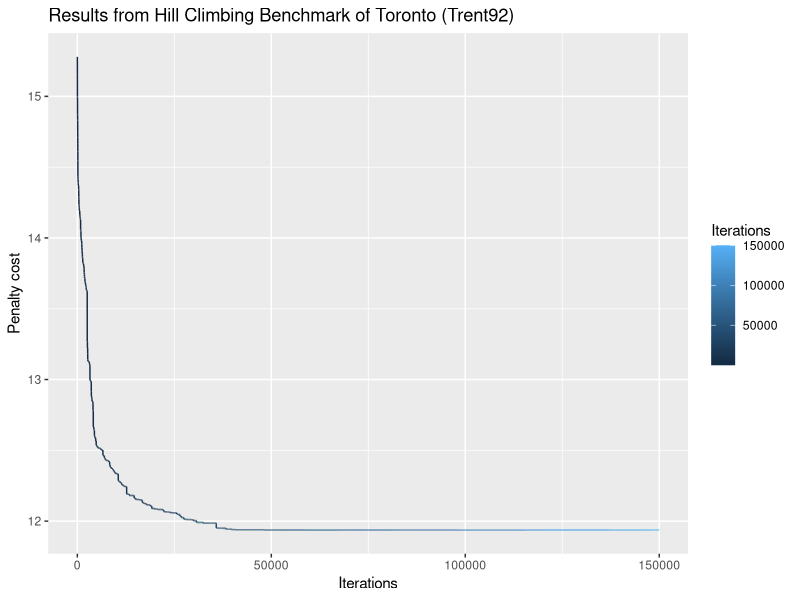
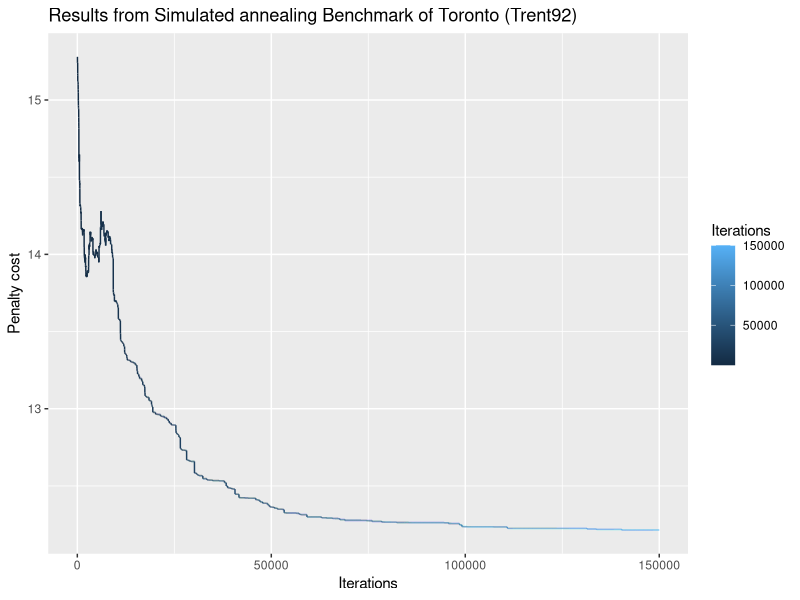
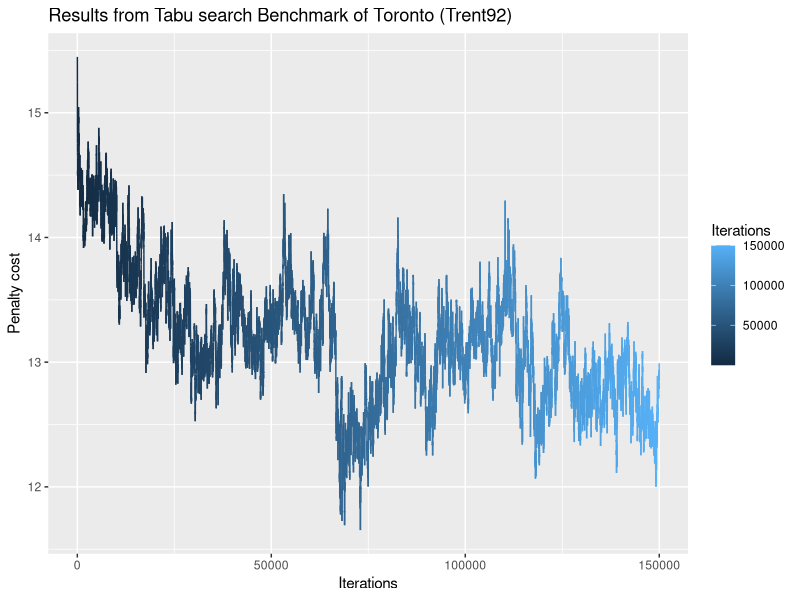
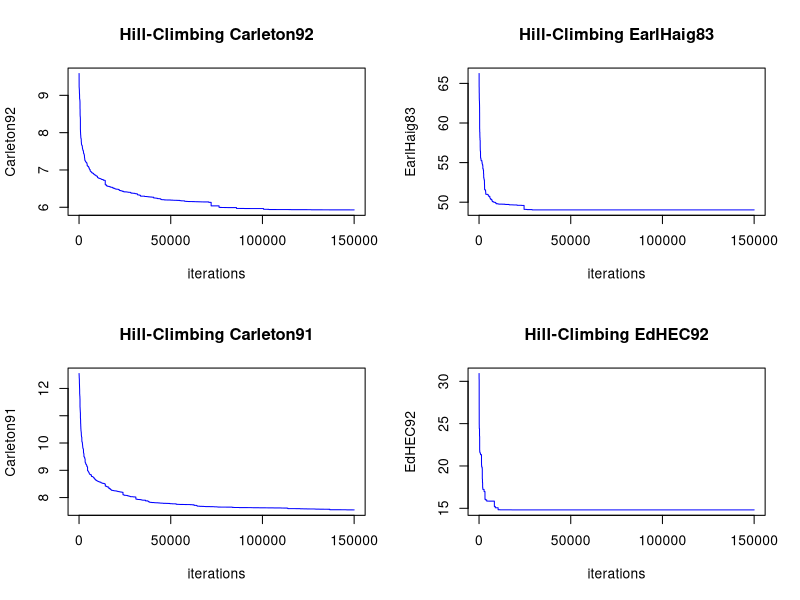
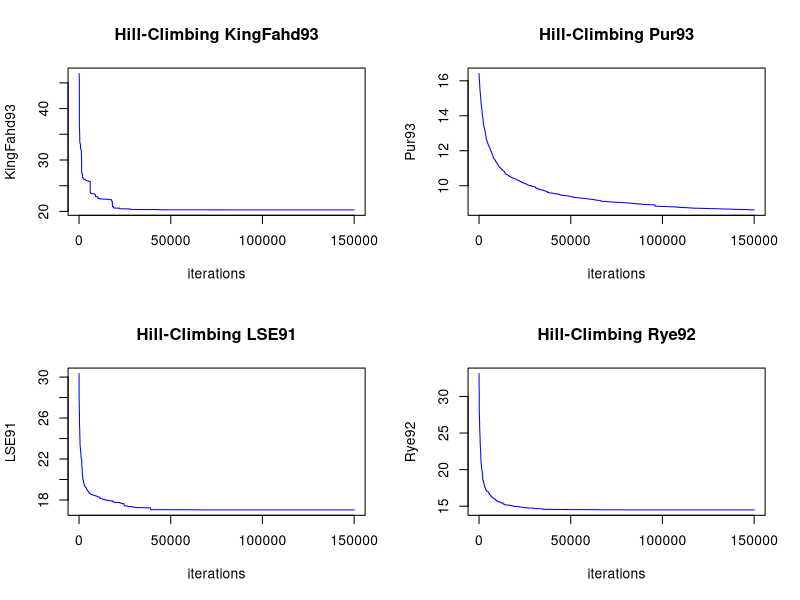
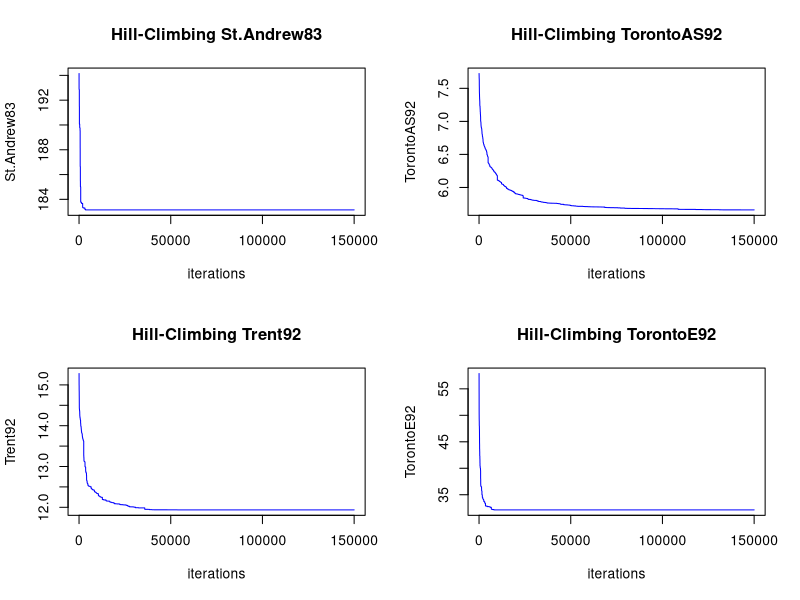
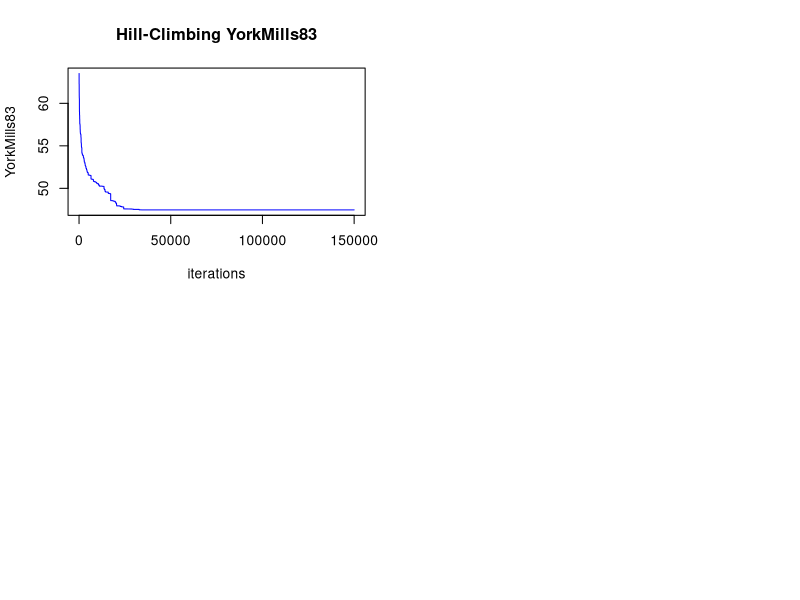
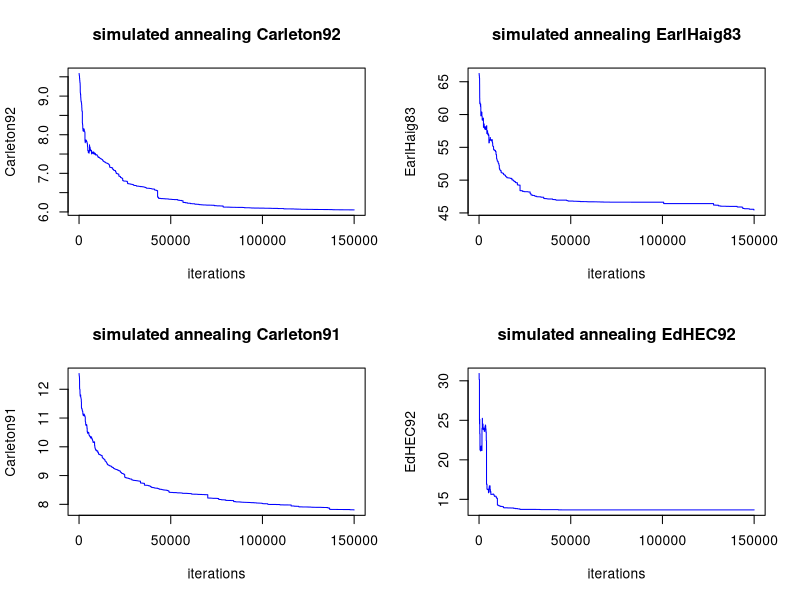

Here is the R script that generated these plots, in order:
## ---- chunk 1
knitr::opts_chunk$set(echo = TRUE)
## ---- chunk 2

library(ggplot2)
## ---- chunk 3
Data<- read.csv("Hill.csv",header=T)
## ---- chunk 4
Data1<- read.csv("Simu.csv",header=T)
## ---- chunk 5
Data2<- read.csv("Tabu.csv",header=T)
## ---- chunk 6
p<-ggplot(Data,aes(Iterations))
p<-p+geom_line(aes(y=Data$Trent92,colour=Iterations))+ggtitle("Results from Hill Climbing Benchmark of Toronto (Trent92)")+ylab("Penalty cost")
p
v<-ggplot(Data1,aes(Iterations))
v<-v+geom_line(aes(y=Data1$Trent92,colour=Iterations))+ggtitle("Results from Simulated annealing Benchmark of Toronto (Trent92)")+ylab("Penalty cost")
v
c<-ggplot(Data2,aes(Iterations))
c<-c+geom_line(aes(y=Data2$Trent92,colour=Iterations))+ggtitle("Results from Tabu search Benchmark of Toronto (Trent92)")+ylab("Penalty cost")
c

##p<-ggplot(Data2,aes(Iterations))
##p<-p+geom_line(aes(y=Data2$test1,colour=Iterations))+ggtitle("Results from Tabu search Benchmark of Toronto (Trent92)")+ylab("Penalty cost")
##p

## ---- chunk 7

t=Data$Iterations

par(mfcol=c(2,2))
plot(t,Data$Carleton92,type="l", col="blue", lwd=1, xlab="iterations", ylab="Carleton92", main="Hill-Climbing Carleton92")
plot(t,Data$Carleton91,type="l", col="blue", lwd=1, xlab="iterations", ylab="Carleton91", main="Hill-Climbing Carleton91")
plot(t,Data$EarlHaig83,type="l", col="blue", lwd=1, xlab="iterations", ylab="EarlHaig83", main="Hill-Climbing EarlHaig83")
plot(t,Data$EdHEC92,type="l", col="blue", lwd=1, xlab="iterations", ylab="EdHEC92", main="Hill-Climbing EdHEC92")
plot(t,Data$KingFahd93,type="l", col="blue", lwd=1, xlab="iterations", ylab="KingFahd93", main="Hill-Climbing KingFahd93")
plot(t,Data$LSE91,type="l", col="blue", lwd=1, xlab="iterations", ylab="LSE91", main="Hill-Climbing LSE91")
plot(t,Data$Pur93,type="l", col="blue", lwd=1, xlab="iterations", ylab="Pur93", main="Hill-Climbing Pur93")
plot(t,Data$Rye92,type="l", col="blue", lwd=1, xlab="iterations", ylab="Rye92", main="Hill-Climbing Rye92")
plot(t,Data$St.Andrews83,type="l", col="blue", lwd=1, xlab="iterations", ylab="St.Andrew83", main="Hill-Climbing St.Andrew83")
plot(t,Data$Trent92,type="l", col="blue", lwd=1, xlab="iterations", ylab="Trent92", main="Hill-Climbing Trent92")
plot(t,Data$TorontoAS92,type="l", col="blue", lwd=1, xlab="iterations", ylab="TorontoAS92", main="Hill-Climbing TorontoAS92")
plot(t,Data$TorontoE92,type="l", col="blue", lwd=1, xlab="iterations", ylab="TorontoE92", main="Hill-Climbing TorontoE92")
plot(t,Data$YorkMills83,type="l", col="blue", lwd=1, xlab="iterations", ylab="YorkMills83", main="Hill-Climbing YorkMills83")
## ---- chunk 8

t=Data1$Iterations
par(mfcol=c(2,2))
plot(t,Data1$Carleton92,type="l", col="blue", lwd=1, xlab="iterations", ylab="Carleton92", main="simulated annealing Carleton92")
plot(t,Data1$Carleton91,type="l", col="blue", lwd=1, xlab="iterations", ylab="Carleton91", main="simulated annealing Carleton91")
plot(t,Data1$EarlHaig83,type="l", col="blue", lwd=1, xlab="iterations", ylab="EarlHaig83", main="simulated annealing EarlHaig83")
plot(t,Data1$EdHEC92,type="l", col="blue", lwd=1, xlab="iterations", ylab="EdHEC92", main="simulated annealing EdHEC92")
plot(t,Data1$KingFahd93,type="l", col="blue", lwd=1, xlab="iterations", ylab="KingFahd93", main="simulated annealing KingFahd93")
plot(t,Data1$LSE91,type="l", col="blue", lwd=1, xlab="iterations", ylab="LSE91", main="simulated annealing LSE91")
plot(t,Data1$Pur93,type="l", col="blue", lwd=1, xlab="iterations", ylab="Pur93", main="simulated annealing Pur93")
plot(t,Data1$Rye92,type="l", col="blue", lwd=1, xlab="iterations", ylab="Rye92", main="simulated annealing Rye92")
plot(t,Data1$St.Andrews83,type="l", col="blue", lwd=1, xlab="iterations", ylab="St.Andrew83", main="simulated annealing St.Andrew83")
plot(t,Data1$Trent92,type="l", col="blue", lwd=1, xlab="iterations", ylab="Trent92", main="simulated annealing Trent92")
plot(t,Data1$TorontoAS92,type="l", col="blue", lwd=1, xlab="iterations", ylab="TorontoAS92", main="simulated annealing TorontoAS92")
plot(t,Data1$TorontoE92,type="l", col="blue", lwd=1, xlab="iterations", ylab="TorontoE92", main="simulated annealing TorontoE92")
plot(t,Data1$YorkMills83,type="l", col="blue", lwd=1, xlab="iterations", ylab="YorkMills83", main="simulated annealing YorkMills83")
## ---- chunk 9

t=Data2$Iterations
par(mfcol=c(2,2))
plot(t,Data2$Carleton92,type="l", col="blue", lwd=1, xlab="iterations", ylab="Carleton92", main="tabu search Carleton92")
plot(t,Data2$Carleton91,type="l", col="blue", lwd=1, xlab="iterations", ylab="Carleton91", main="tabu search Carleton91")
plot(t,Data2$EarlHaig83,type="l", col="blue", lwd=1, xlab="iterations", ylab="EarlHaig83", main="tabu search EarlHaig83")
plot(t,Data2$EdHEC92,type="l", col="blue", lwd=1, xlab="iterations", ylab="EdHEC92", main="tabu search EdHEC92")
plot(t,Data2$KingFahd93,type="l", col="blue", lwd=1, xlab="iterations", ylab="KingFahd93", main="tabu search KingFahd93")
plot(t,Data2$LSE91,type="l", col="blue", lwd=1, xlab="iterations", ylab="LSE91", main="tabu search LSE91")

plot(t,Data2$Rye92,type="l", col="blue", lwd=1, xlab="iterations", ylab="Rye92", main="tabu search Rye92")
plot(t,Data2$St.Andrews83,type="l", col="blue", lwd=1, xlab="iterations", ylab="St.Andrew83", main="tabu search St.Andrew83")
plot(t,Data2$Trent9,type="l", col="blue", lwd=1, xlab="iterations", ylab="Trent92", main="tabu search Trent92")
plot(t,Data2$TorontoAS92,type="l", col="blue", lwd=1, xlab="iterations", ylab="TorontoAS92", main="tabu search TorontoAS92")
plot(t,Data2$TorontoE92,type="l", col="blue", lwd=1, xlab="iterations", ylab="TorontoE92", main="tabu search TorontoE92")
plot(t,Data2$YorkMills83,type="l", col="blue", lwd=1, xlab="iterations", ylab="YorkMills83", main="tabu search YorkMills83")
## ---- chunk 10
par(mfcol=c(1,2))
boxplot(Data$Car.f.92,Data1$Car.f.92,Data2$Car.f.92,names = c("Tabu","Simulated","Hill"),main="Result after 10 runs Carleton92",col=c("red","blue","yellow"),ylab="Penalty cost")
boxplot(Data$Carleton92,Data1$Carleton92,Data2$Carleton92,names = c("Tabu","Simulated","Hill"),main="Best Run Carleton92",col=c("red","blue","yellow"),ylab="Penalty cost")
## ---- chunk 11
par(mfcol=c(1,2))
boxplot(Data$Car.s.91,Data1$Car.s.91,Data2$Car.s.91,names = c("Tabu","Simulated","Hill"),main="Result after 10 runs Carleton91",col=c("red","blue","yellow"),ylab="Penalty cost")
boxplot(Data$Carleton91,Data1$Carleton91,Data2$Carleton91,names = c("Tabu","Simulated","Hill"),main="Best Run Carleton91",col=c("red","blue","yellow"),ylab="Penalty cost")
## ---- chunk 12
par(mfcol=c(1,2))
boxplot(Data2$Ear.f.83 ,Data1$Ear.f.83,Data$Ear.f.83  ,names = c("Tabu","Simulated","Hill"),main="Result after 10 runs EarlHaig83",col=c("red","blue","yellow"),ylab="Penalty cost")
boxplot(Data2$EarlHaig83,Data1$EarlHaig83,Data$EarlHaig83,names = c("Tabu","Simulated","Hill"),main="Best Run EarlHaig83",col=c("red","blue","yellow"),ylab="Penalty cost")
## ---- chunk 13
par(mfcol=c(1,2))
boxplot(Data2$Hec.s.92 ,Data1$Hec.s.92,Data$Hec.s.92  ,names = c("Tabu","Simulated","Hill"),main="Result after 10 runs EdHEC92",col=c("red","blue","yellow"),ylab="Penalty cost")
boxplot(Data2$EdHEC92,Data1$EdHEC92,Data$EdHEC92,names = c("Tabu","Simulated","Hill"),main="Best Run EdHEC92",col=c("red","blue","yellow"),ylab="Penalty cost")
## ---- chunk 14
par(mfcol=c(1,2))
boxplot(Data1$Kfu.s.93 ,Data2$Kfu.s.93,Data$Kfu.s.93  ,names = c("Tabu","Simulated","Hill"),main="Result after 10 runs KingFahd93",col=c("red","blue","yellow"),ylab="Penalty cost")
boxplot(Data1$KingFahd93,Data2$KingFahd93,Data$KingFahd93,names = c("Tabu","Simulated","Hill"),main="Best Run KingFahd93",col=c("red","blue","yellow"),ylab="Penalty cost")
## ---- chunk 15
par(mfcol=c(1,2))
boxplot(Data2$Lse.f.91 ,Data1$Lse.f.91 ,Data$Lse.f.91   ,names = c("Tabu","Simulated","Hill"),main="Result after 10 runs LSE91",col=c("red","blue","yellow"),ylab="Penalty cost")
boxplot(Data2$LSE91,Data1$LSE91,Data$LSE91,names = c("Tabu","Simulated","Hill"),main="Best Run LSE91",col=c("red","blue","yellow"),ylab="Penalty cost")
## ---- chunk 16
par(mfcol=c(1,2))
boxplot(Data2$Pur.s.93 ,Data1$Pur.s.93 ,Data$Pur.s.93   ,names = c("Tabu","Simulated","Hill"),main="Result after 10 runs Pur93",col=c("red","blue","yellow"),ylab="Penalty cost")
boxplot(Data2$Pur93,Data1$Pur93,Data$Pur93,names = c("Tabu","Simulated","Hill"),main="Best Run Pur93",col=c("red","blue","yellow"),ylab="Penalty cost")
## ---- chunk 17
par(mfcol=c(1,2))
boxplot(Data1$Rye.s.93 ,Data$Rye.s.93 ,Data2$Rye.s.93   ,names = c("Tabu","Simulated","Hill"),main="Result after 10 runs Rye92",col=c("red","blue","yellow"),ylab="Penalty cost")
boxplot(Data1$Rye92,Data$Rye92,Data2$Rye92,names = c("Tabu","Simulated","Hill"),main="Best Run Rye92",col=c("red","blue","yellow"),ylab="Penalty cost")
## ---- chunk 18
par(mfcol=c(1,2))
boxplot(Data2$Sta.f.83 ,Data1$Sta.f.83 ,Data$Sta.f.83  ,names = c("Tabu","Simulated","Hill"),main="Result after 10 runs St.Andrews83",col=c("red","blue","yellow"),ylab="Penalty cost")
boxplot(Data2$St.Andrews83,Data1$St.Andrews83,Data$St.Andrews83,names = c("Tabu","Simulated","Hill"),main="Best Run St.Andrews83",col=c("red","blue","yellow"),ylab="Penalty cost")
## ---- chunk 19
par(mfcol=c(1,2))
boxplot(Data2$Tre.s.92 ,Data1$Tre.s.92 ,Data$Tre.s.92  ,names = c("Tabu","Simulated","Hill"),main="Result after 10 runs Trent92",col=c("red","blue","yellow"),ylab="Penalty cost")
boxplot(Data2$Trent92,Data1$Trent92,Data$Trent92,names = c("Tabu","Simulated","Hill"),main="Best Run Trent92",col=c("red","blue","yellow"),ylab="Penalty cost")
## ---- chunk 20
par(mfcol=c(1,2))
boxplot(Data2$Uta.s.92 ,Data$Uta.s.92 ,Data1$Uta.s.92  ,names = c("Tabu","Simulated","Hill"),main="Result after 10 runs TorontoAS92",col=c("red","blue","yellow"),ylab="Penalty cost")
boxplot(Data2$TorontoAS92,Data$TorontoAS92,Data1$TorontoAS92,names = c("Tabu","Simulated","Hill"),main="Best Run TorontoAS92",col=c("red","blue","yellow"),ylab="Penalty cost")
## ---- chunk 21
par(mfcol=c(1,2))
boxplot(Data2$Ute.s.92 ,Data$Ute.s.92 ,Data1$Ute.s.92  ,names = c("Tabu","Simulated","Hill"),main="Result after 10 runs TorontoE92",col=c("red","blue","yellow"),ylab="Penalty cost")
boxplot(Data2$TorontoE92,Data$TorontoE92,Data1$TorontoE92,names = c("Tabu","Simulated","Hill"),main="Best Run TorontoE92",col=c("red","blue","yellow"),ylab="Penalty cost")
## ---- chunk 22
par(mfcol=c(1,2))
boxplot(Data2$yor.f.83 ,Data1$yor.f.83 ,Data$yor.f.83  ,names = c("Tabu","Simulated","Hill"),main="Result after 10 runs YorkMills83",col=c("red","blue","yellow"),ylab="Penalty cost")
boxplot(Data2$YorkMills83,Data1$YorkMills83,Data$YorkMills83,names = c("Tabu","Simulated","Hill"),main="Best Run YorkMills83",col=c("red","blue","yellow"),ylab="Penalty cost")
## ---- chunk 23
x<-Data$Iterations
y0<- Data$YorkMills83
y1<-Data1$YorkMills83
y2<-Data2$YorkMills83

ggplot(data.frame(x,y0,y1,y2),aes(x=x,y=y2))+geom_line(color="yellow")+geom_line(y=y1,color="blue")+geom_line(y=y0,color="red")+labs(x="Iterations",y="Penalty Cost",title="Results comparison for yorkmills83")
## ---- chunk 24
x<-Data$Iterations
y0<- Data$EdHEC92
y1<-Data1$EdHEC92
y2<-Data2$EdHEC92

ggplot(data.frame(x,y0,y1,y2),aes(x=x,y=y2))+geom_line(color="yellow")+geom_line(y=y1,color="blue")+geom_line(y=y0,color="red")+labs(x="Iterations",y="Penalty Cost",title="Results comparison for yorkmills83")
## ---- chunk 25
x<-Data$Iterations
y0<- Data$LSE91
y1<-Data1$LSE91
y2<-Data2$LSE91

ggplot(data.frame(x,y0,y1,y2),aes(x=x,y=y2))+geom_line(color="yellow")+geom_line(y=y1,color="blue")+geom_line(y=y0,color="red")+labs(x="Iterations",y="Penalty Cost",title="Results comparison for LSE91")
